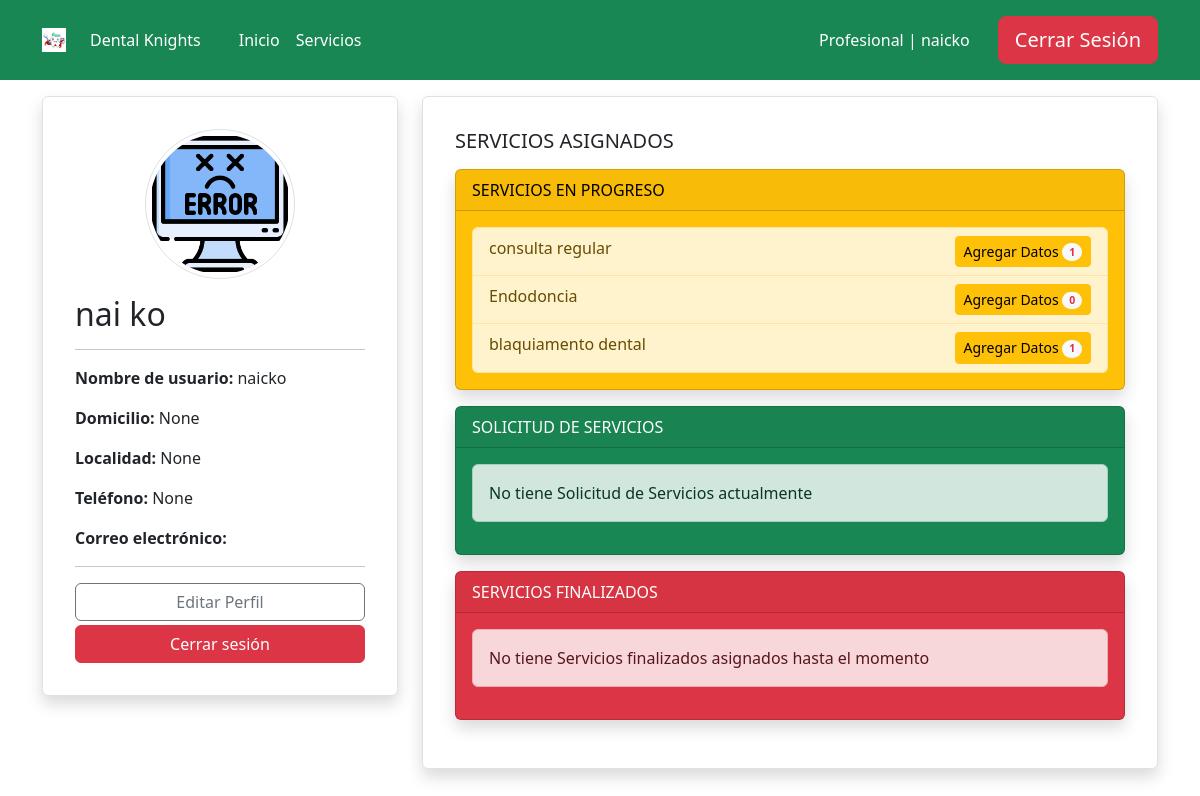
Screenshot of /profile/ (signed in) with the database file from the repository.
### accounts/models.py (models this page shows, shortened)
class Profile(models.Model):
    user = models.OneToOneField(User, on_delete=models.CASCADE, related_name='profile', verbose_name='Usuario')
    image = models.ImageField(default='users/usuario_defecto.jpg', upload_to='users/', verbose_name='Imagen de perfil')
    address = models.CharField(max_length=150, null=True, blank=True, verbose_name='Direccion')
    location = models.CharField(max_length=100, null=True, blank=True, verbose_name='Localidad')
    telephone = models.CharField(max_length=20, null=True, blank=True, verbose_name='telefono')
    class Meta:
        verbose_name= 'perfil' # Nombre en singular para mostrar en el panel de administración
        verbose_name_plural= 'perfiles' # Nombre en plural para mostrar en el panel de administración
        ordering = ['-id'] # Ordena los perfiles de forma descendente por el ID, mostrando los más recientes primero

### core/models.py (models this page shows, shortened)
class Servicios(models.Model):
    STATUS_CHOICES = (
        ('S', 'Solicitud de Servicio'),  # Servicio solicitado por el cliente
        ('P', 'En progreso'),            # Servicio en proceso de realización
        ('F', 'Finalizado'),             # Servicio completado
    )
    name = models.CharField(max_length=100, verbose_name='Nombre del Servicio')  # Nombre del servicio
    description = models.TextField(blank=True, null=True, verbose_name='Descripción')  # Descripción opcional del servicio
    profesional = models.ForeignKey(User, on_delete=models.CASCADE, limit_choices_to={'groups__name': 'profesionales'}, verbose_name='Profesional')  # Profesional asignado, relacionado con un usuario del grupo "profesionales"
    n_procedimientos = models.PositiveIntegerField(default=0, verbose_name='Número de sesiones')  # Número de procedimientos o sesiones asociadas al servicio
    status = models.CharField(max_length=1, choices=STATUS_CHOICES, default='S', verbose_name='Estado')  # Estado del servicio, utilizando las opciones definidas en STATUS_CHOICES
    class Meta:
        verbose_name = 'servicio'
        verbose_name_plural = 'servicios'

### core/views.py (the view, shortened to what this page needs)
# urls.py: path('profile/', login_required(ProfileView.as_view()), name='profile'),
@add_group_name_to_context
class ProfileView(TemplateView):
    template_name = 'profile/profile.html'
    def get_context_data(self, **kwargs):
        context = super().get_context_data(**kwargs)
        user = self.request.user
        context['user_form'] = UserForm(instance=user)
        context['profile_form'] = ProfileForm(instance=user.profile)
        if user.groups.filter(name='profesionales').exists():
            assigned_services = Servicios.objects.filter(profesional=user).order_by('-id')
            inscription_services = assigned_services.filter(status='S')
            progress_services = assigned_services.filter(status='P')
            finalized_services = assigned_services.filter(status='F')
            context['inscription_services'] = inscription_services
            context['progress_services'] = progress_services
            context['finalized_services'] = finalized_services
        return context

### core/views.py (called while the page is built)
def plural_to_singular(plural):
    plural_singular = {
        "clientes": "cliente",
        "profesionales": "profesional",
        "ejecutivos": "ejecutivo",
        "administradores": "administrador",
    }
    return plural_singular.get(plural, "error")

def get_group_and_color(user):
    group = user.groups.first()
    group_id = None
    group_name = None
    group_name_singular = None
    color = None
    if group:
        if group.name == 'clientes':
            color = 'bg-primary'
        elif group.name == 'profesionales':
            color = 'bg-success'
        elif group.name == 'ejecutivos':
            color = 'bg-danger'
        elif group.name == 'administradores':
            color = 'bg-info'
        group_id = group.id
        group_name = group.name
        group_name_singular = plural_to_singular(group.name)
    return group_id, group_name, group_name_singular, color

def add_group_name_to_context(view_class):
    original_dispatch = view_class.dispatch
    def dispatch(self, request, *args, **kwargs):
        user = self.request.user
        group_id, group_name, group_name_singular, color = get_group_and_color(user)
        context = {
            'group_name': group_name,
            'group_name_singular': group_name_singular,
            'color': color
        }
        self.extra_context = context
        return original_dispatch(self, request, *args, **kwargs)
    view_class.dispatch = dispatch
    return view_class

### templates/profile/profile.html (shortened to what this page needs)
{% extends 'base.html' %}
{% load static %}
{% block content %}
    <div class="container my-3">
        <div class="row">
            <div class="col-md-4">
                <div class="card border rounded-2 shadow p-3 mb-3">
                    <div class="card-body">
                        <div class="text-center">
                            {% if user.profile.image %}
                                <img class="img-thumbnail rounded-circle mb-3" src="{{ user.profile.image.url }}" alt="{{ user.username }}" style="width: 150px;">
                            {% else %}
                                <img class="img-thumbnail rounded-circle mb-3" src="{% static 'users/usuario_defecto.jpg' %}" alt="Imagen por defecto" style="width: 150px;">
                            {% endif %}
                        </div>
                        <h2>{{ user.first_name }} {{ user.last_name }}</h2>
                        <hr>
                        <p><strong>Nombre de usuario: </strong>{{ user.username }}</p>
                        <p><strong>Domicilio: </strong>{{ user.profile.address }}</p>
                        <p><strong>Localidad: </strong>{{ user.profile.location }}</p>
                        <p><strong>Teléfono: </strong>{{ user.profile.telephone }}</p>
                        <p><strong>Correo electrónico: </strong>{{ user.email }}</p>
                        <hr>
                        <div class="text-center">
                            <a class="btn btn-outline-secondary w-100 mb-1" href="#" data-bs-toggle="modal" data-bs-target="#editProfileModal">Editar Perfil</a>
                            <form method="POST" action="{% url 'logout' %}" class="d-inline">
                                <button type="submit" class="btn btn-danger w-100">Cerrar sesión</button>
                            </form>
                        </div>
                    </div>
                </div>
            </div>
            <div class="col-md-8">
                <div class="card border rounded-2 shadow p-3 mb-3">
                    <div class="card-body">
                        {% if group_name == 'clientes' %}
                            {% include 'profile/clientes.html' %}
                        {% elif group_name == 'profesionales' %}
                            {% include 'profile/profesionales.html' %}
                        {% elif group_name == 'ejecutivos' %}
                            {% include 'profile/ejecutivos.html' %}
                        {% elif group_name == 'administradores' %}
                            {% include 'profile/admin.html' %}
                        {% endif %}
                    </div>
                </div>
            </div>
        </div>
    </div>
{% endblock %}

### templates/header.html (shortened to what this page needs)
{% if user.is_authenticated %}
    {% if group_name == 'clientes' %}
        <header class="p-3 text-bg-dark bg-primary">
    {% elif group_name == 'profesionales' %}
        <header class="p-3 text-bg-dark bg-success">
    {% elif group_name == 'ejecutivos' %}
        <header class="p-3 text-bg-dark bg-danger">
    {% elif group_name == 'administradores' %}
        <header class="p-3 text-bg-dark bg-info">
    {% else %}
        <header class="p-3 text-bg-dark bg-dark">
    {% endif %}
{% else %}
    <header class="p-3 text-bg-dark bg-black">
{% endif %}
    <div class="container">
        <div class="d-flex flex-wrap align-items-center justify-content-between">
            <a href="{% url 'home' %}" class="d-flex align-items-center mb-2 mb-lg-0 text-white text-decoration-none text-center" style="margin-right: 30px;">
                <img src="/media/dienteicon.jpg" alt="Logo" style="width: 24px; height: 24px; margin-right: 8px;">
                <span class="ms-3">Dental Knights</span>
            </a>
            {% if user.is_authenticated %}
                {% if group_name == 'clientes' %}
                    <ul class="nav col-12 col-lg-auto me-lg-auto mb-2 justify-content-center mb-md-0 bg-primary">
                {% elif group_name == 'profesionales' %}
                    <ul class="nav col-12 col-lg-auto me-lg-auto mb-2 justify-content-center mb-md-0 bg-success">
                {% elif group_name == 'ejecutivos' %}
                    <ul class="nav col-12 col-lg-auto me-lg-auto mb-2 justify-content-center mb-md-0 bg-danger">
                {% elif group_name == 'administradores' %}
                    <ul class="nav col-12 col-lg-auto me-lg-auto mb-2 justify-content-center mb-md-0 bg-info">
                {% else %}
                    <ul class="nav col-12 col-lg-auto me-lg-auto mb-2 justify-content-center mb-md-0 bg-dark">
                {% endif %}
            {% else %}
                <ul class="nav col-12 col-lg-auto me-lg-auto mb-2 justify-content-center mb-md-0 bg-black">
            {% endif %}
                <li><a href="{% url 'home' %}" class="nav-link px-2 text-white">Inicio</a></li>
                <li><a href="{% url 'servicios' %}" class="nav-link px-2 text-white">Servicios</a></li>
            </ul>
            <div class="d-flex align-items-center" style="gap: 20px;">
                {% if user.is_authenticated %}
                    <li style="list-style-type: none;">
                        <a class="nav-link px-2 text-white" href="{% url 'profile' %}">{{ group_name_singular|capfirst }}
                            | {{ user.username }}</a>
                    </li>
                    <form action="{% url 'logout' %}" method="post" style="display: inline;">
                        <button type="submit" class="btn btn-lg btn-danger">Cerrar Sesión</button>
                    </form>
                {% endif %}
            </div>
        </div>
    </div>
</header>

### templates/profile/profesionales.html
<h5>SERVICIOS ASIGNADOS</h5>
<div class="card text-bg-warning shadow mt-3 mb-3">
    <div class="card-header">SERVICIOS EN PROGRESO</div>
    <div class="card-body">
        {% if progress_services %}
            <ul class="list-group">
                {% for service in progress_services %}
                    {% with enrollment_count=service.registroservicio_set.count %}
                        <li class="list-group-item list-group-item-warning">
                            {{ service.name }}
                            <a href="{% url 'servicios_list' service.id %}" class="btn btn-sm btn-warning float-end">
                                {% if service.status == 'P' %}
                                    Agregar Datos
                                {% endif %}
                                <span class="badge rounded-pill bg-light text-danger">{{ enrollment_count }}</span>
                            </a>
                        </li>
                    {% endwith %}
                {% endfor %}
            </ul>
        {% else %}
            <div class="alert alert-warning" role="alert">
                No tiene Servicios en progreso asignados hasta el momento
            </div>
        {% endif %}
    </div>
</div>
<div class="card text-bg-success shadow mb-3">
    <div class="card-header">SOLICITUD DE SERVICIOS</div>
    <div class="card-body">
        {% if inscription_services %}
            <ul class="list-group">
                {% for service in inscription_services %}
                    {% with enrollment_count=service.registroservicio_set.count %}
                        <li class="list-group-item list-group-item-success">
                            {{ service.name }}
                            <a href="{% url 'servicios_list' service.id %}" class="btn btn-sm btn-success float-end">
                                {% if service.status == 'S' %}
                                    Consultar listado
                                {% endif %}
                                <span class="badge rounded-pill bg-light text-danger">{{ enrollment_count }}</span>
                            </a>
                        </li>
                    {% endwith %}
                {% endfor %}
            </ul>
        {% else %}
            <div class="alert alert-success" role="alert">
                No tiene Solicitud de Servicios actualmente
            </div>
        {% endif %}
    </div>
</div>
<div class="card text-bg-danger shadow mb-3">
    <div class="card-header">SERVICIOS FINALIZADOS</div>
    <div class="card-body">
        {% if finalized_services %}
            <ul class="list-group">
                {% for service in finalized_services %}
                    {% with enrollment_count=service.registroservicio_set.count %}
                        <li class="list-group-item list-group-item-danger">
                            {{ service.name }}
                            <a href="{% url 'servicios_list' service.id %}" class="btn btn-sm btn-danger float-end">
                                {% if service.status == 'F' %}
                                    Consultar listado
                                {% endif %}
                                <span class="badge rounded-pill bg-light text-danger">{{ enrollment_count }}</span>
                            </a>
                        </li>
                    {% endwith %}
                {% endfor %}
            </ul>
        {% else %}
            <div class="alert alert-danger" role="alert">
                No tiene Servicios finalizados asignados hasta el momento
            </div>
        {% endif %}
    </div>
</div>

### rows the page displays
Servicios: name "consulta regular", status "Agregar Datos", registroservicio_set.count "1"
Servicios: name "Endodoncia", status "Agregar Datos", registroservicio_set.count "0"
Servicios: name "blaquiamento dental", status "Agregar Datos", registroservicio_set.count "1"

### other values shown
{{ group_name_singular|capfirst }} "Profesional"
{{ user.username }} "naicko"
{{ user.first_name }} "nai"
{{ user.last_name }} "ko"
{{ user.profile.address }} "None"
{{ user.profile.location }} "None"
{{ user.profile.telephone }} "None"
